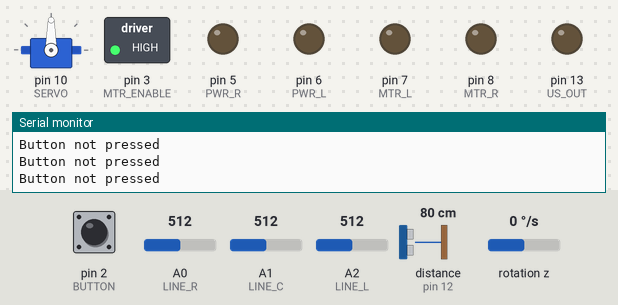
The sketch below on a simulated Arduino Uno, built with avr-gcc and run on an emulated ATmega328P. Parts: servo, switched loads named in the sketch (green lamp = pin HIGH), output pins drawn as LEDs (lit = HIGH), the last lines printed to the serial monitor. Wiring (inferred from the names in the program): MPU-6050 motion sensor at I2C address 0x68. Dashed ring = blinking. The test bench sets the inputs (shaded band); at power-on: pin 2 (BUTTON) HIGH, A0 (LINE_R) = 512, A2 (LINE_L) = 512, A1 (LINE_C) = 512, distance to the obstacle (sensor on pin 12) 80 cm, rotation z 0 °/s. The echo pulse lasts 58.3 µs per cm.

Above: at 0.8 s.
0.9 s: pin 2 (BUTTON) pulled LOW for 0.15 s
At 3.7 s:
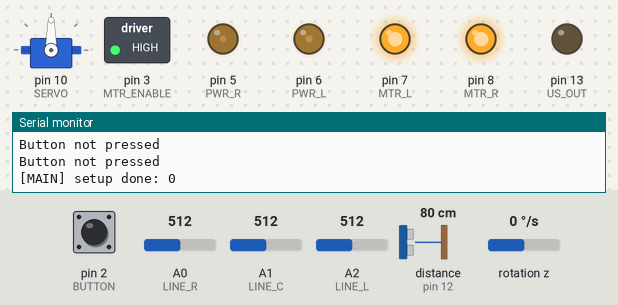
4.0 s: A0 (LINE_R) set to 312
5.5 s: A0 (LINE_R) set to 292
At 6.1 s:
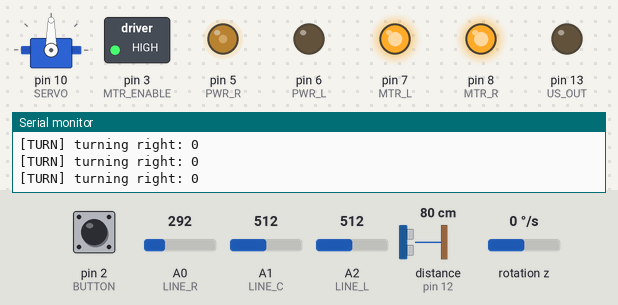
7.0 s: A2 (LINE_L) set to 306
10.0 s: A2 (LINE_L) set to 281
At 10.7 s:
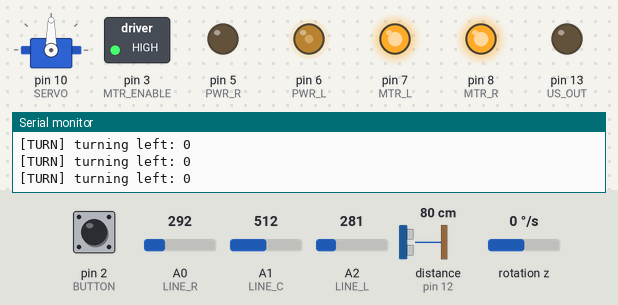
11.5 s: A1 (LINE_C) set to 307
14.5 s: A1 (LINE_C) set to 283
At 15.0 s:
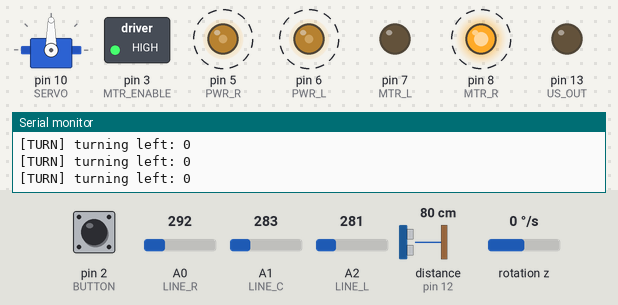
Timing chart, 0 to 18.5 s (numbered marks = the images above; inputs shaded):
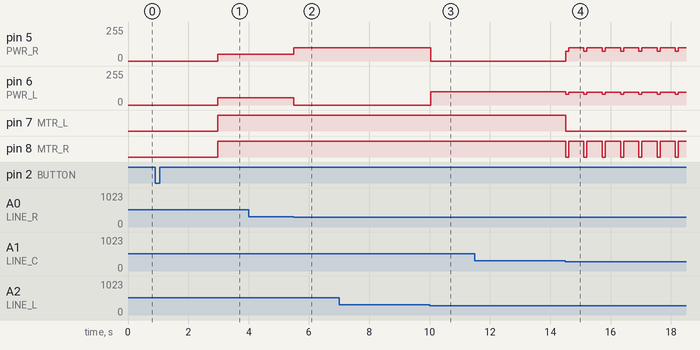

Measured:
- the behaviour switches between 300 and 299 on A0 (LINE_R) (found by bisection; images 1 and 2)
- the behaviour switches between 300 and 299 on A2 (LINE_L) (found by bisection; images 2 and 3)
- the behaviour switches between 300 and 299 on A1 (LINE_C) (found by bisection; images 3 and 4)
- after the input at 0.9 s, pin 5 (PWR_R): 0/255 → 50/255 after 2.1 s; pin 6 (PWR_L): 0/255 → 55/255 after 2.1 s; pin 7 (MTR_L), pin 8 (MTR_R): LOW → HIGH after 2.1 s
- after the input at 4.0 s, every drawn part: stays the same
- after the input at 5.5 s, pin 5 (PWR_R): 50/255 → 100/255 at once; pin 6 (PWR_L): 55/255 → 0/255 at once
- after the input at 10.0 s, pin 5 (PWR_R): 100/255 → 0/255 at once; pin 6 (PWR_L): 0/255 → 100/255 at once
- after the input at 14.5 s, pin 5 (PWR_R): alternates 100/255 for 0.51 s and 75/255 for 0.10 s, starting at once; pin 6 (PWR_L): alternates 95/255 for 0.51 s and 80/255 for 0.10 s, starting at once; pin 7 (MTR_L): HIGH → LOW at once; pin 8 (MTR_R): alternates HIGH for 0.51 s and LOW for 0.10 s, starting at once

The sketch:

lab8.ino
```cpp
/*
 * CSCI 1063U - Elegoo Smart Car V4.0
 *
 * Starter Code for motor, pin, and sensor setup
 * Provided to students for use and understanding
 *
 */

#include <Wire.h>
#include <FastLED.h>
#include <Servo.h>
#include "setup.hpp"

// ====== PIN CONSTANT VALUES ======

#define NUM_LEDS 2            // Number of LEDs on your board
#define PIN_RBGLED 4          // LED Pin
#define PWR_R 5               // Right Motor Power
#define PWR_L 6               // Left Motor Power
#define MTR_L 7               // Left Motor Control
#define MTR_R 8               // Right Motor Control
#define SERVO 10              // Servo Motor
#define MTR_ENABLE 3          // Motor Enable Pin
#define US_OUT 13             // Ultrasonic Sensor Input
#define US_IN 12              // Ultrasonic Sensor Output
#define LINE_L A2             // Left Line Tracker
#define LINE_C A1             // Center Line Tracker
#define LINE_R A0             // Right Line Tracker
#define BUTTON 2              // Push Button
#define GYRO 0x68             // Gyro Sensor Address

#define NORMAL_SPEED 50
#define TURN_SPEED 100
#define LINE_THRESHOLD 300

#define BRIGHTNESS 100

#define DISTANCE_LOOKBACK 5
#define MIN_DISTANCE 5
#define MAX_DISTANCE 20

#define GYRO_LOOKBACK 5
#define GYRO_EPISLION 2

#define MAX_SPEED 150
#define MIN_SPEED 25

int state = 0;
int delta_turn = 0;
int avg_distance = 0;

int distances[DISTANCE_LOOKBACK] = {MAX_DISTANCE};
uint8_t d_i = 0;

int angles[GYRO_LOOKBACK] = {0};
uint8_t g_i = 0;

void setup() {
  // setup LED
  FastLED.setBrightness(50); // 0-255

  // Motor pins
  pinMode(PWR_R, OUTPUT);
  pinMode(PWR_L, OUTPUT);
  pinMode(MTR_L, OUTPUT);
  pinMode(MTR_R, OUTPUT);
  pinMode(MTR_ENABLE, OUTPUT);

  // Ultrasonic sensor pins
  pinMode(US_OUT, OUTPUT);
  pinMode(US_IN, INPUT);

  // Line tracking sensor pins
  pinMode(LINE_L, INPUT);
  pinMode(LINE_C, INPUT);
  pinMode(LINE_R, INPUT);

  // Button pin
  pinMode(BUTTON, INPUT_PULLUP);

  // Enable motor driver
  digitalWrite(MTR_ENABLE, HIGH);

  // Initialize serial communication
  Serial.begin(9600);

  // Initialize Servo motor
  scanServo.attach(SERVO);
  centerServo(-1);   // Center position

  // Wait for button press
  while (digitalRead(BUTTON) == HIGH) {
    Serial.println("Button not pressed");
  }

  delay(500);

  // Initialize Gyro - hard stop if failed
  if (!setupGyro()) {
    Serial.println("Failed setting up gyro...");
    while (true);  // Hard stop
  }

  calibrateGyro();

  // ----------------------------------------------
  randomSeed(analogRead(0));

  print("MAIN", "setup done", 0);
}

// --------------- System functions and Math-----------------------

// display system values for debugging
void print(String system, String msg, int d)
{
  Serial.print("[" + system + "] " + msg + ": ");
  Serial.println(d);
}

void update_array(int* array, int length, uint8_t i, int value)
{
  array[i % length] = value;
}

int get_array_average(int* array, int length)
{
  int total = 0;

  for (int i = 0; i < length; i++)
  {
    total += array[i];
  }
  return total / length;
}

void reset_array(int* array, int length, int val)
{
  for (int i = 0; i < length; i++)
  {
    array[i] = val;
  }
}

// --------------------------------------------------------------------
bool wall_is_ahead()
{
  return avg_distance < MIN_DISTANCE;
}

// takes absolute value of int passed in, positive for forward, negative for backwards
void move_motors(int lspeed, int rspeed)
{
  if (lspeed >= 0) {
    digitalWrite(MTR_L, HIGH);
  }
  else {
    digitalWrite(MTR_L, LOW);
  }

  if (rspeed >= 0) {
    digitalWrite(MTR_R, HIGH);
  }
  else {
    digitalWrite(MTR_R, LOW);
  }

  analogWrite(PWR_L, constrain(abs(lspeed), 0, 255));
  analogWrite(PWR_R, constrain(abs(rspeed), 0, 255));
}

bool white_is_under(int val)
{
  return val < LINE_THRESHOLD;
}


// ------------------------Modes and States----------------------------------------
void driver()
{
  //takes sensor data, turns it into integers and then returns a True of False value when compared with the Fixed Line Threshold value
  int left = analogRead(LINE_L);
  int center = analogRead(LINE_C);
  int right = analogRead(LINE_R);

  bool white_center = white_is_under(center);
  bool white_left = white_is_under(left);
  bool white_right = white_is_under(right);


  // Basic Line following logic

  if (white_left && white_right && white_center){
    reverse();
    turn_90();
  }

  if (white_left){
    print("TURN", "turning left", 0);
    move_motors(NORMAL_SPEED + 50, NORMAL_SPEED - 50);
  }

  else if (white_right){
    print("TURN", "turning right", 0);
    move_motors(NORMAL_SPEED - 50, NORMAL_SPEED + 50);
  }

  else {
    move_motors(NORMAL_SPEED + 5, NORMAL_SPEED);
  }

  if (wall_is_ahead())
  {
    delta_turn = -90;
  }

}


void reverse(){
  move_motors(-75 - 5, -75);
  delay(100);
  move_motors(NORMAL_SPEED + 5, NORMAL_SPEED);
}


void turn_90(){
  move_motors(-100 + 5, 100);
  delay(500);
  move_motors(NORMAL_SPEED + 5, NORMAL_SPEED);
}

// More precise turning mechanism using the gyro sensor
void turn()
{
  if (abs(delta_turn) < GYRO_EPISLION)
  {
    resetAngle();
    state = 0;
  }

  print("main", "delta_turn =", delta_turn);
  print("main", "avg_angle =", getAngle());
  delta_turn -= getAngle();
  resetAngle();

  if (delta_turn < 0)
  {
    // print("TURN", "turning left", 0);
    move_motors(-NORMAL_SPEED, NORMAL_SPEED);
  }
  else if (delta_turn > 0)
  {
    // print("TURN", "turning right", 0);
    move_motors(NORMAL_SPEED, -NORMAL_SPEED);
  }
}


// STATES
// -1 TESTING PURPOSES (I'm sick and tired of the motor noises)
// 0 STRAIGHT
// 1 TURN

void loop()
{
  updateGyroAngle();


  // Getting averages
  update_array(distances, DISTANCE_LOOKBACK, d_i++, getDistance());
  avg_distance = get_array_average(distances, DISTANCE_LOOKBACK);

  if (avg_distance < MIN_DISTANCE)
  {
    move_motors(0, 0);
    state = -1;
  }
  switch (state)
  {
    case -1:
      break;

    case 0:
      driver();
      break;

    case 1:
      break;

    default:
      break;
  }
}
```

setup.cpp
```cpp
#include "setup.hpp"
#include <Arduino.h>

// ====== PIN CONSTANT VALUES ======

#define NUM_LEDS 2            // Number of LEDs on your board
#define PIN_RBGLED 4          // LED Pin
#define PWR_R 5               // Right Motor Power
#define PWR_L 6               // Left Motor Power
#define MTR_L 7               // Left Motor Control
#define MTR_R 8               // Right Motor Control
#define SERVO 10              // Servo Motor
#define MTR_ENABLE 3          // Motor Enable Pin
#define US_OUT 13             // Ultrasonic Sensor Input
#define US_IN 12              // Ultrasonic Sensor Output
#define LINE_L A2             // Left Line Tracker
#define LINE_C A1             // Center Line Tracker
#define LINE_R A0             // Right Line Tracker
#define BUTTON 2              // Push Button
#define GYRO 0x68             // Gyro Sensor Address

Servo scanServo;

float currentAngle = 0;
float gyroZOffset = 0;
float gyroZ = 0;
unsigned long lastTime = 0;

void setServoAngle(int angle, int rest) {
  static int lastAngle = -1;
  angle = constrain(angle, 0, 180);

  rest = (rest < 0) ? 15 : rest;

  if (angle != lastAngle) {
    scanServo.write(angle);
    delay(rest);  // Allow servo to settle
    lastAngle = angle;
  }
}

void centerServo(int d) {
  setServoAngle(90, d);
}

bool setupGyro() {
  Wire.begin();
  Wire.beginTransmission(GYRO);
  Wire.write(0x6B);  // PWR_MGMT_1 register
  Wire.write(0);     // Wake up MPU6050
  byte error = Wire.endTransmission();

  if (error != 0) {
    return false;
  }

  // Configure gyro sensitivity (±250 deg/s)
  Wire.beginTransmission(GYRO);
  Wire.write(0x1B);  // GYRO_CONFIG register
  Wire.write(0x00);  // ±250 deg/s
  Wire.endTransmission();

  lastTime = millis();
  return true;
}

// Calibrate gyro (robot must be stationary!)
void calibrateGyro() {
  delay(500);

  long sum = 0;
  int samples = 100;

  for (int i = 0; i < samples; i++) {
    Wire.beginTransmission(GYRO);
    Wire.write(0x47);  // GYRO_ZOUT_H register
    Wire.endTransmission(false);
    Wire.requestFrom(GYRO, 2, true);

    int16_t gz = Wire.read() << 8 | Wire.read();
    sum += gz;
    delay(10);
  }

  gyroZOffset = sum / samples;
  currentAngle = 0;
}

int16_t readGyroZ() {
  Wire.beginTransmission(GYRO);
  Wire.write(0x47);  // GYRO_ZOUT_H register
  Wire.endTransmission(false);
  Wire.requestFrom(GYRO, 2, true);

  int16_t gz = Wire.read() << 8 | Wire.read();
  return gz;
}

// MUST be called frequently (e.g., every loop iteration)
// Angle accuracy degrades if this is not called often
void updateGyroAngle() {
  unsigned long now = millis();
  float dt = (now - lastTime) / 1000.0;  // Time in seconds
  lastTime = now;

  // Read gyro
  gyroZ = readGyroZ();

  // Convert to degrees per second (sensitivity = 131 for ±250 deg/s)
  // INVERTED THE SIGN HERE to fix direction!
  float gyroRate = -((gyroZ - gyroZOffset) / 131.0);

  // Integrate to get angle
  currentAngle += gyroRate * dt;

  // Keep angle in range -180 to +180
  if (currentAngle > 180) currentAngle -= 360;
  if (currentAngle < -180) currentAngle += 360;
}

void resetAngle() {
  currentAngle = 0;
}

float getAngle() {
  return currentAngle;
}

int getDistance() {
  int validReading = 0;
  int attempts = 0;

  while (validReading == 0 && attempts < 3) {
    if (attempts > 0) delay(60);  // Only delay on retries

    digitalWrite(US_OUT, LOW);
    delayMicroseconds(2);
    digitalWrite(US_OUT, HIGH);
    delayMicroseconds(10);
    digitalWrite(US_OUT, LOW);

    long duration = pulseIn(US_IN, HIGH, 30000);
    int distance = duration * 0.034 / 2;

    if (duration > 0 && distance <= 200) {
      validReading = distance;
    }

    attempts++;
  }

  return validReading;
}
```

setup.hpp
```cpp
#ifndef SETUP_HPP
#define SETUP_HPP

#include <Arduino.h>
#include <Wire.h>
#include <Servo.h>

extern Servo scanServo;

// Gyro state variables
extern float currentAngle;
extern float gyroZOffset;
extern float gyroZ;
extern unsigned long lastTime;

// Servos
void setServoAngle(int angle, int rest = -1);
void centerServo(int d);

// Gyro sensor
bool setupGyro();
void calibrateGyro();
int16_t readGyroZ();
void updateGyroAngle();
void resetAngle();
float getAngle();

// Ultrasonic sensors
int getDistance();

#endif
```
